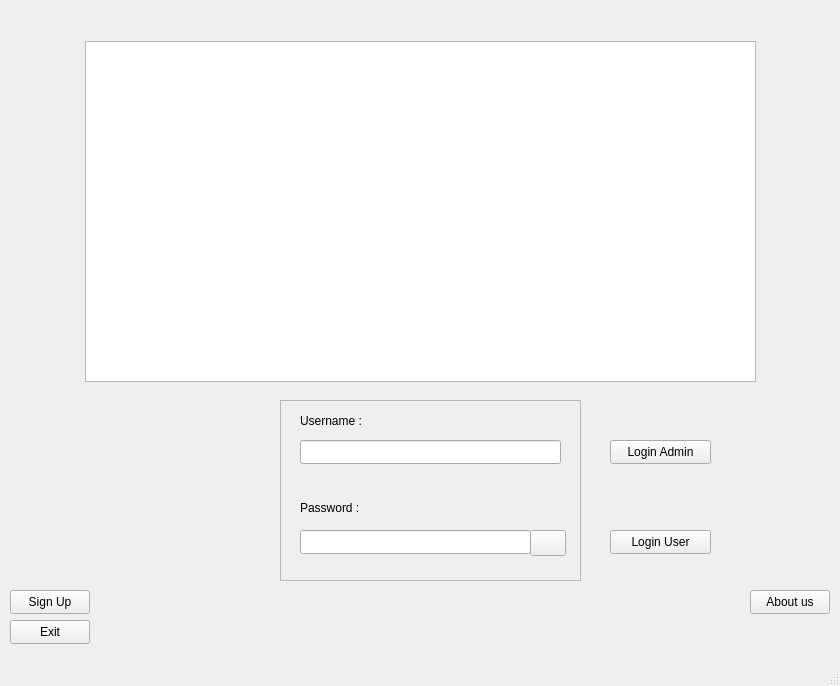
<?xml version="1.0" encoding="UTF-8"?>
<ui version="4.0">
 <class>Login</class>
 <widget class="QMainWindow" name="Login">
  <property name="geometry">
   <rect>
    <x>0</x>
    <y>0</y>
    <width>840</width>
    <height>686</height>
   </rect>
  </property>
  <property name="windowTitle">
   <string>Login</string>
  </property>
  <widget class="QWidget" name="centralwidget">
   <widget class="QGraphicsView" name="logoPicture">
    <property name="geometry">
     <rect>
      <x>85</x>
      <y>41</y>
      <width>671</width>
      <height>341</height>
     </rect>
    </property>
   </widget>
   <widget class="QFrame" name="frame">
    <property name="geometry">
     <rect>
      <x>280</x>
      <y>400</y>
      <width>301</width>
      <height>181</height>
     </rect>
    </property>
    <property name="frameShape">
     <enum>QFrame::StyledPanel</enum>
    </property>
    <property name="frameShadow">
     <enum>QFrame::Raised</enum>
    </property>
    <widget class="QLabel" name="username">
     <property name="geometry">
      <rect>
       <x>20</x>
       <y>10</y>
       <width>71</width>
       <height>21</height>
      </rect>
     </property>
     <property name="text">
      <string>Username :</string>
     </property>
    </widget>
    <widget class="QLabel" name="label_2">
     <property name="geometry">
      <rect>
       <x>20</x>
       <y>100</y>
       <width>61</width>
       <height>16</height>
      </rect>
     </property>
     <property name="text">
      <string>Password :</string>
     </property>
    </widget>
    <widget class="QLineEdit" name="userNameLineEdir">
     <property name="geometry">
      <rect>
       <x>20</x>
       <y>40</y>
       <width>261</width>
       <height>24</height>
      </rect>
     </property>
    </widget>
    <widget class="QPushButton" name="showhidePass">
     <property name="geometry">
      <rect>
       <x>250</x>
       <y>130</y>
       <width>36</width>
       <height>26</height>
      </rect>
     </property>
     <property name="text">
      <string/>
     </property>
    </widget>
    <widget class="QLineEdit" name="passwordLineEdit">
     <property name="geometry">
      <rect>
       <x>20</x>
       <y>130</y>
       <width>231</width>
       <height>24</height>
      </rect>
     </property>
     <property name="echoMode">
      <enum>QLineEdit::Password</enum>
     </property>
    </widget>
    <widget class="QLabel" name="label">
     <property name="geometry">
      <rect>
       <x>20</x>
       <y>70</y>
       <width>261</width>
       <height>16</height>
      </rect>
     </property>
     <property name="text">
      <string/>
     </property>
    </widget>
    <widget class="QLabel" name="label_3">
     <property name="geometry">
      <rect>
       <x>20</x>
       <y>160</y>
       <width>71</width>
       <height>20</height>
      </rect>
     </property>
     <property name="text">
      <string/>
     </property>
    </widget>
   </widget>
   <widget class="QPushButton" name="pushButton">
    <property name="geometry">
     <rect>
      <x>610</x>
      <y>440</y>
      <width>101</width>
      <height>24</height>
     </rect>
    </property>
    <property name="palette">
     <palette>
      <active>
       <colorrole role="Highlight">
        <brush brushstyle="SolidPattern">
         <color alpha="255">
          <red>0</red>
          <green>85</green>
          <blue>127</blue>
         </color>
        </brush>
       </colorrole>
       <colorrole role="Link">
        <brush brushstyle="SolidPattern">
         <color alpha="255">
          <red>0</red>
          <green>77</green>
          <blue>112</blue>
         </color>
        </brush>
       </colorrole>
      </active>
      <inactive>
       <colorrole role="Highlight">
        <brush brushstyle="SolidPattern">
         <color alpha="255">
          <red>29</red>
          <green>84</green>
          <blue>92</blue>
         </color>
        </brush>
       </colorrole>
       <colorrole role="Link">
        <brush brushstyle="SolidPattern">
         <color alpha="255">
          <red>0</red>
          <green>122</green>
          <blue>244</blue>
         </color>
        </brush>
       </colorrole>
      </inactive>
      <disabled>
       <colorrole role="Highlight">
        <brush brushstyle="SolidPattern">
         <color alpha="255">
          <red>29</red>
          <green>84</green>
          <blue>92</blue>
         </color>
        </brush>
       </colorrole>
       <colorrole role="Link">
        <brush brushstyle="SolidPattern">
         <color alpha="255">
          <red>0</red>
          <green>122</green>
          <blue>244</blue>
         </color>
        </brush>
       </colorrole>
      </disabled>
     </palette>
    </property>
    <property name="text">
     <string>Login Admin</string>
    </property>
   </widget>
   <widget class="QPushButton" name="pushButton_3">
    <property name="geometry">
     <rect>
      <x>610</x>
      <y>530</y>
      <width>101</width>
      <height>24</height>
     </rect>
    </property>
    <property name="text">
     <string>Login User</string>
    </property>
   </widget>
   <widget class="QPushButton" name="pushButton_4">
    <property name="geometry">
     <rect>
      <x>750</x>
      <y>590</y>
      <width>80</width>
      <height>24</height>
     </rect>
    </property>
    <property name="text">
     <string>About us</string>
    </property>
   </widget>
   <widget class="QPushButton" name="signup">
    <property name="geometry">
     <rect>
      <x>10</x>
      <y>590</y>
      <width>80</width>
      <height>24</height>
     </rect>
    </property>
    <property name="text">
     <string>Sign Up</string>
    </property>
   </widget>
   <widget class="QPushButton" name="pushButton_5">
    <property name="geometry">
     <rect>
      <x>10</x>
      <y>620</y>
      <width>80</width>
      <height>24</height>
     </rect>
    </property>
    <property name="text">
     <string>Exit</string>
    </property>
   </widget>
  </widget>
  <widget class="QMenuBar" name="menubar">
   <property name="geometry">
    <rect>
     <x>0</x>
     <y>0</y>
     <width>840</width>
     <height>25</height>
    </rect>
   </property>
  </widget>
  <widget class="QStatusBar" name="statusbar"/>
 </widget>
 <resources/>
 <connections/>
</ui>
